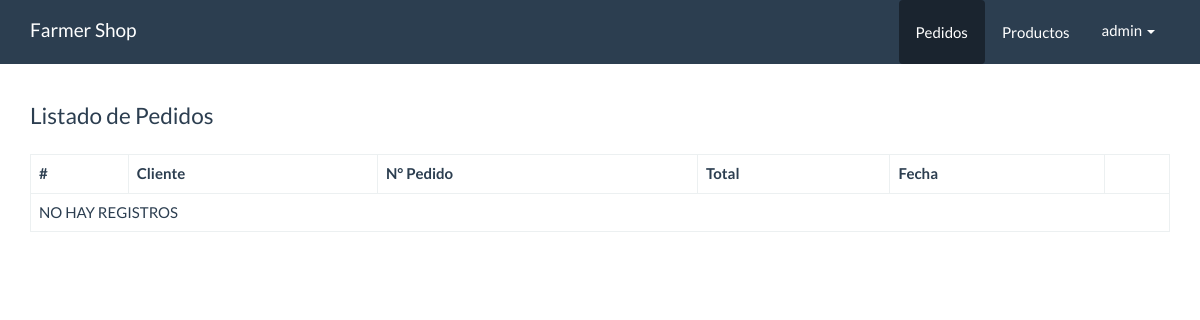
/panel/pedidos/index.php (signed in), run on an earlier commit of the app's database.
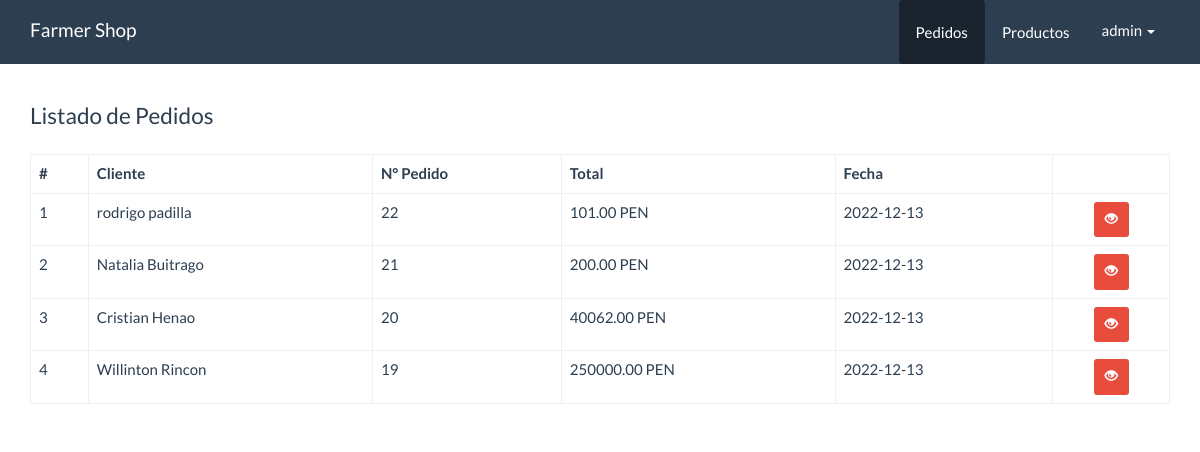
And on a later commit of the database.
### tables this page shows
CREATE TABLE `pedidos` (
  `id` int(10) NOT NULL,
  `cliente_id` int(11) NOT NULL,
  `total` decimal(10,2) NOT NULL,
  `fecha` date NOT NULL,
  `estado` int(11) NOT NULL DEFAULT 1
);

CREATE TABLE `clientes` (
  `id` int(10) NOT NULL,
  `nombre` varchar(80) NOT NULL,
  `apellidos` varchar(100) NOT NULL,
  `email` varchar(50) NOT NULL,
  `telefono` varchar(15) NOT NULL,
  `comentario` varchar(300) NOT NULL
);

### src/Pedido.php (called while the page is built, shortened)
<?php
class Pedido{
    private $cn = null;
    public function __construct(){
        $this->config = parse_ini_file(__DIR__.'/../config.ini') ;
        $this->cn = new \PDO( $this->config['dns'], $this->config['usuario'],$this->config['clave'],array(
            \PDO::MYSQL_ATTR_INIT_COMMAND => 'SET NAMES utf8'
        ));
    }
    public function mostrar()
    {
        $sql = "SELECT p.id, nombre, apellidos, email, total, fecha FROM pedidos p
        INNER JOIN clientes c ON p.cliente_id = c.id ORDER BY p.id DESC";
        $resultado = $this->cn->prepare($sql);
        if($resultado->execute())
            return  $resultado->fetchAll();
        return false;
    }
}

### panel/pedidos/index.php (the view, shortened to what this page needs)
<!DOCTYPE html>
<html lang="en">
  <head>
    <link rel="stylesheet" href="../../assets/css/bootstrap.min.css">
    <link rel="stylesheet" href="../../assets/css/estilos.css">
  </head>
  <body>
    <nav class="navbar navbar-default navbar-fixed-top">
      <div class="container">
        <div class="navbar-header">
          <a class="navbar-brand" href="../dashboard.php">Farmer Shop</a>
        </div>
        <div id="navbar" class="navbar-collapse collapse">
          <ul class="nav navbar-nav pull-right">
            <li class="active">
              <a href="index.php" class="btn">Pedidos</a>
            </li>
            <li>
              <a href="../peliculas/index.php" class="btn">Productos</a>
            </li>
            <li class="dropdown">
                <a href="#" class="dropdown-toggle" data-toggle="dropdown" role="button" aria-haspopup="true" aria-expanded="false">admin <span class="caret"></span></a>
            </li>
          </ul>
        </div>
      </div>
    </nav>
    <div class="container" id="main">
    <div class="row">
          <div class="col-md-12">
             <fieldset>
              <legend>Listado de Pedidos</legend>
                <table class="table table-bordered">
                  <thead>
                    <tr>
                      <th>#</th>
                      <th>Cliente</th>
                      <th>N° Pedido</th>
                      <th>Total</th>
                      <th>Fecha</th>
                      <th></th>
                    </tr>
                  </thead>
                  <tbody>
                    <?php
                      $pedido = new Kawschool\Pedido;
                      $info_pedido = $pedido->mostrar();
                      $cantidad = count($info_pedido);
                      if($cantidad > 0){
                        $c=0;
                      for($x =0; $x < $cantidad; $x++){
                        $c++;
                        $item = $info_pedido[$x];
                    ?>
                    <tr>
                      <td><?php print $c?></td>
                      <td><?php print $item['nombre'].' '.$item['apellidos']?></td>
                      <td><?php print $item['id']?></td>
                      <td><?php print $item['total']?> PEN</td>
                      <td><?php print $item['fecha']?></td>
                      <td class="text-center">
                        <a href="ver.php?id=<?php print $item['id'] ?>" class="btn btn-danger btn-sm"><span class="glyphicon glyphicon-eye-open"></span></a>
                      </td>
                    </tr>
                    <?php
                      }
                    }else{
                    ?>
                    <tr>
                      <td colspan="6">NO HAY REGISTROS</td>
                    </tr>
                    <?php }?>
                  </tbody>
                </table>
             </fieldset>
          </div>
        </div>
    </div>
  </body>
</html>

What changed in the data, as far as the page shows it:
added pedidos: cliente.nombre "rodrigo", cliente.apellidos "padilla", id "22", total "101.00", fecha "2022-12-13"
added pedidos: cliente.nombre "Natalia", cliente.apellidos "Buitrago", id "21", total "200.00", fecha "2022-12-13"
added pedidos: cliente.nombre "Cristian", cliente.apellidos "Henao", id "20", total "40062.00", fecha "2022-12-13"
added pedidos: cliente.nombre "Willinton", cliente.apellidos "Rincon", id "19", total "250000.00", fecha "2022-12-13"
Also different on the page:
text no longer shown: "NO HAY REGISTROS"
